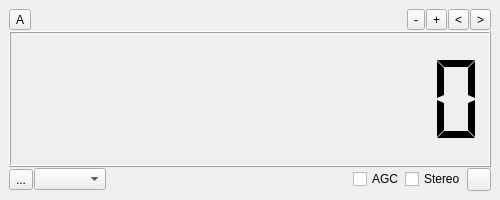
<?xml version="1.0" encoding="UTF-8"?>
<ui version="4.0">
 <class>MainWindow</class>
 <widget class="QMainWindow" name="MainWindow">
  <property name="geometry">
   <rect>
    <x>0</x>
    <y>0</y>
    <width>500</width>
    <height>200</height>
   </rect>
  </property>
  <property name="windowTitle">
   <string>MainWindow</string>
  </property>
  <widget class="QWidget" name="centralwidget">
   <layout class="QHBoxLayout" name="horizontalLayout_4" stretch="1">
    <item>
     <layout class="QVBoxLayout" name="verticalLayout_3" stretch="1,3,1">
      <property name="spacing">
       <number>1</number>
      </property>
      <item>
       <layout class="QHBoxLayout" name="horizontalLayout_11">
        <property name="spacing">
         <number>1</number>
        </property>
        <item>
         <widget class="QToolButton" name="btnAbout">
          <property name="toolTip">
           <string>About</string>
          </property>
          <property name="text">
           <string>A</string>
          </property>
         </widget>
        </item>
        <item>
         <spacer name="horizontalSpacer_2">
          <property name="orientation">
           <enum>Qt::Horizontal</enum>
          </property>
          <property name="sizeHint" stdset="0">
           <size>
            <width>40</width>
            <height>20</height>
           </size>
          </property>
         </spacer>
        </item>
        <item>
         <widget class="QToolButton" name="btnMinus">
          <property name="toolTip">
           <string>-1 Hz</string>
          </property>
          <property name="text">
           <string>-</string>
          </property>
         </widget>
        </item>
        <item>
         <widget class="QToolButton" name="btnPlus">
          <property name="toolTip">
           <string>+1 Hz</string>
          </property>
          <property name="text">
           <string>+</string>
          </property>
         </widget>
        </item>
        <item>
         <widget class="QToolButton" name="btnDown">
          <property name="toolTip">
           <string>-25 Hz</string>
          </property>
          <property name="text">
           <string>&lt;</string>
          </property>
         </widget>
        </item>
        <item>
         <widget class="QToolButton" name="btnUp">
          <property name="toolTip">
           <string>+25 Hz</string>
          </property>
          <property name="text">
           <string>&gt;</string>
          </property>
         </widget>
        </item>
       </layout>
      </item>
      <item>
       <layout class="QHBoxLayout" name="horizontalLayout_2" stretch="3">
        <property name="spacing">
         <number>1</number>
        </property>
        <item>
         <widget class="LCDNumber" name="lcdNumber">
          <property name="smallDecimalPoint">
           <bool>false</bool>
          </property>
          <property name="digitCount">
           <number>10</number>
          </property>
          <property name="segmentStyle">
           <enum>QLCDNumber::Flat</enum>
          </property>
         </widget>
        </item>
       </layout>
      </item>
      <item>
       <layout class="QHBoxLayout" name="horizontalLayout">
        <property name="spacing">
         <number>1</number>
        </property>
        <item>
         <widget class="QToolButton" name="btnPower">
          <property name="toolTip">
           <string>On</string>
          </property>
          <property name="text">
           <string>...</string>
          </property>
         </widget>
        </item>
        <item>
         <widget class="QComboBox" name="cmbRadio">
          <property name="toolTip">
           <string>Device</string>
          </property>
         </widget>
        </item>
        <item>
         <spacer name="horizontalSpacer">
          <property name="orientation">
           <enum>Qt::Horizontal</enum>
          </property>
          <property name="sizeHint" stdset="0">
           <size>
            <width>40</width>
            <height>20</height>
           </size>
          </property>
         </spacer>
        </item>
        <item>
         <widget class="QCheckBox" name="chkAgc">
          <property name="toolTip">
           <string>Automatic gain control On/Off</string>
          </property>
          <property name="text">
           <string>AGC</string>
          </property>
         </widget>
        </item>
        <item>
         <widget class="QCheckBox" name="chkStereo">
          <property name="toolTip">
           <string>Stereo On/Off</string>
          </property>
          <property name="text">
           <string>Stereo</string>
          </property>
         </widget>
        </item>
        <item>
         <widget class="LEDButton" name="led">
          <property name="toolTip">
           <string>Stereo</string>
          </property>
          <property name="text">
           <string/>
          </property>
         </widget>
        </item>
       </layout>
      </item>
     </layout>
    </item>
   </layout>
  </widget>
  <widget class="QMenuBar" name="menubar">
   <property name="geometry">
    <rect>
     <x>0</x>
     <y>0</y>
     <width>500</width>
     <height>30</height>
    </rect>
   </property>
  </widget>
 </widget>
 <customwidgets>
  <customwidget>
   <class>LCDNumber</class>
   <extends>QLCDNumber</extends>
   <header>gui/MainWindow.h</header>
  </customwidget>
  <customwidget>
   <class>LEDButton</class>
   <extends>QToolButton</extends>
   <header>gui/LEDButton.h</header>
  </customwidget>
 </customwidgets>
 <resources/>
 <connections/>
</ui>
